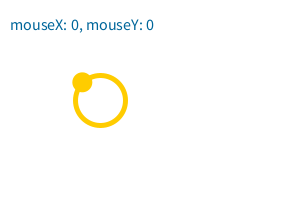
Frame 1 (no input)
Frame 60 (the mouse pressed at the canvas centre just before this capture): identical to frame 1, image omitted
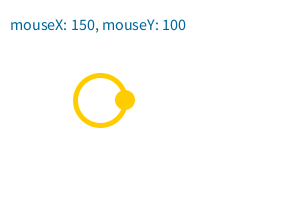
Frame 120 (the mouse held since frame 60 and released just before this capture)

The Processing sketch that drew these frames (run headless with seeded random() and noise(); from frame 60 on, the mouse is pressed at the canvas centre):

// Processing sketch: Knob
// ── Knob.pde

ControlKnob k1 = new ControlKnob(100,100,50,5,100,#FFCC00);


void setup(){
  size(300,200);
}

void draw(){
  fill(#FFFFFF);
  noStroke();
  rect(0,0,300,200);
  k1.drawKnob();
  k1.moveKnob();
  
  textSize(16);
  fill(0, 102, 154);
  String s = "mouseX: " + mouseX + ", mouseY: " + mouseY; 
  text(s, 10, 30);
}

// ── ControlKnob.pde
class ControlKnob{
  float x, y, r, sw;
  float range, value;
  color ccolor;
  
  ControlKnob(float x_, float y_, float r_, float sw_, float range_, color ccolor_){
    x = x_;
    y = y_;
    r = r_;
    sw = sw_;
    range = range_;
    ccolor = ccolor_;
  }
  
  void drawKnob(){
    pushMatrix();
    noFill();
    stroke(ccolor);
    strokeWeight(sw);
    ellipse(x, y, r, r);
    popMatrix();
  }
  
  void moveKnob(){
   pushMatrix();
   translate(x,y);
   float a = atan2(mouseY - y, mouseX - x);
   rotate(a - PI/2);
   //translate(x,y + r);
   noStroke();
   fill(ccolor);
   ellipse(0,r/2,sw*4, sw*4);
   popMatrix(); 
  }
}
